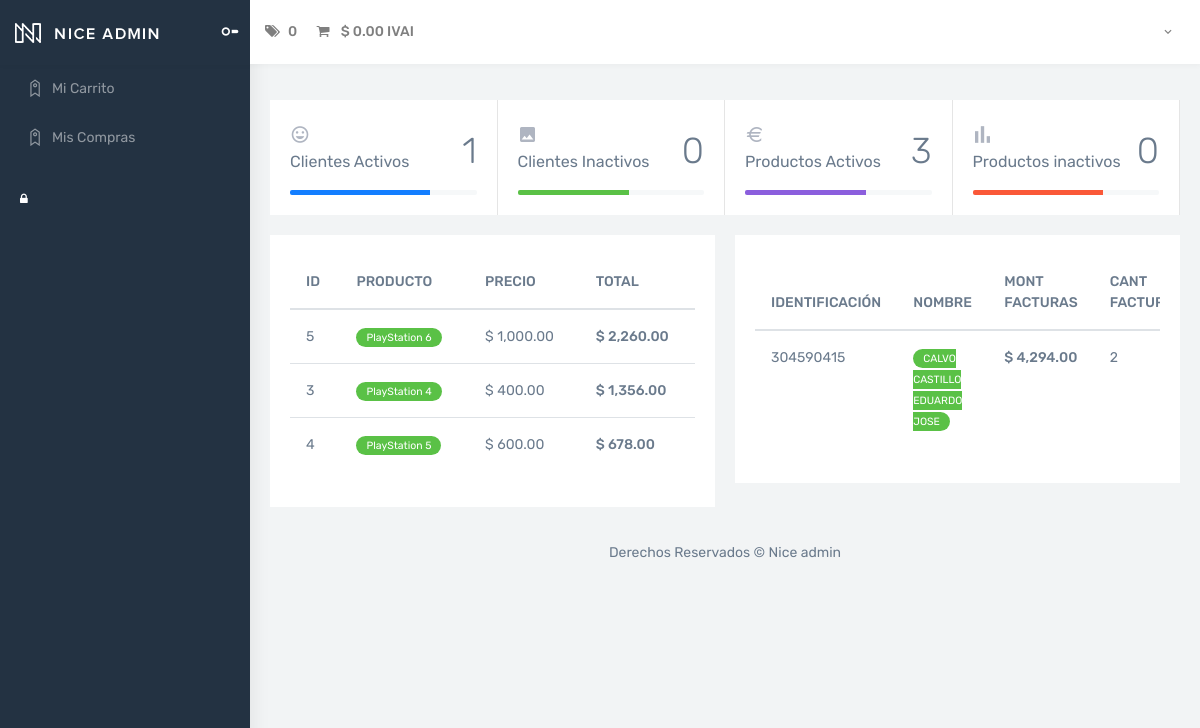
The app's page /Views/Administracion/dashboard.php, older data.
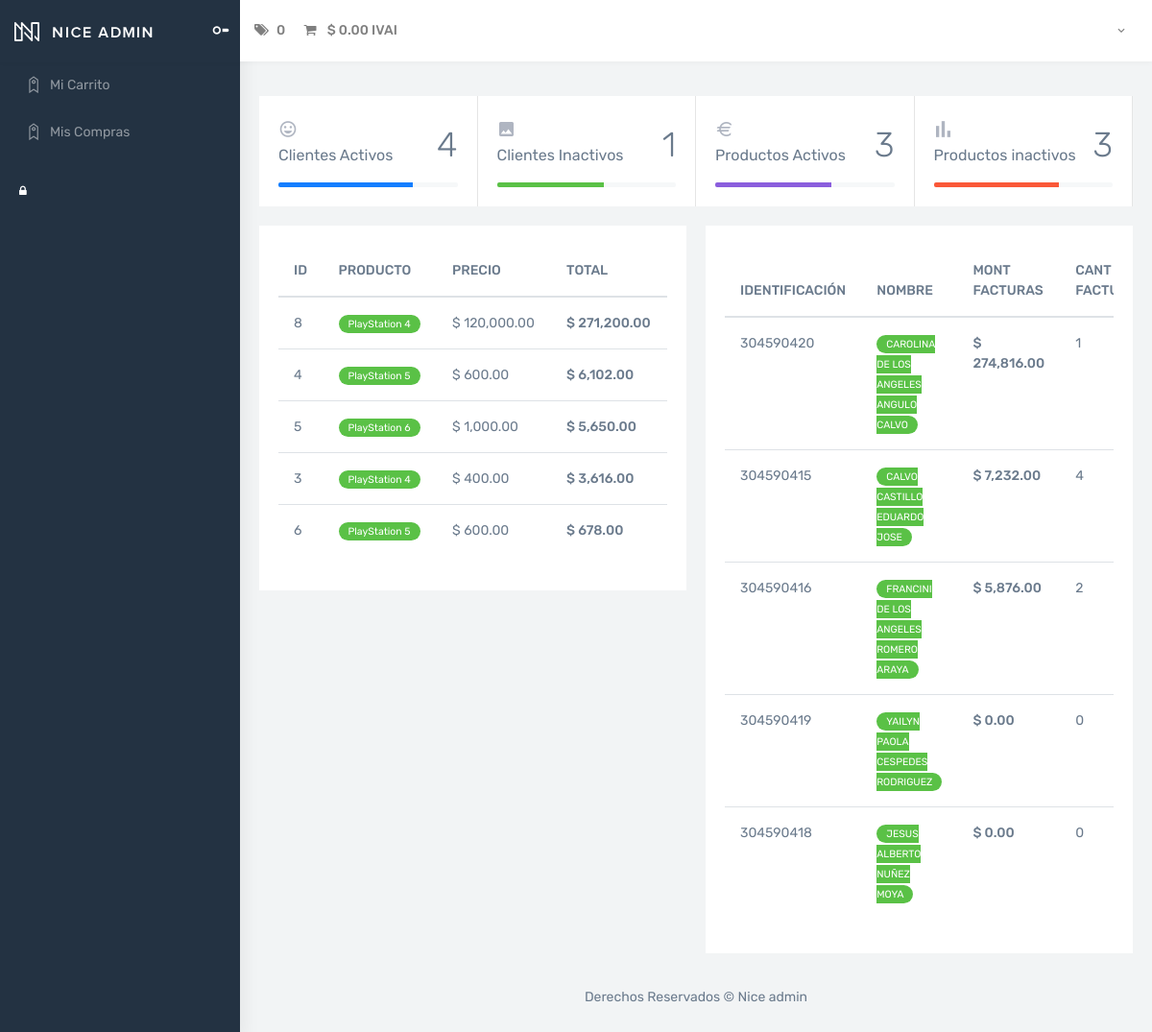
The same page, newer data.
### tables this page shows
CREATE TABLE `tproducto` (
  `IdProducto` bigint(11) NOT NULL AUTO_INCREMENT,
  `Nombre` varchar(100) NOT NULL,
  `Precio` decimal(10,2) NOT NULL,
  `Descripcion` varchar(1000) NOT NULL,
  `Cantidad` int(11) NOT NULL,
  `Estado` bit(1) NOT NULL,
  `Imagen` varchar(255) NOT NULL,
  PRIMARY KEY (`IdProducto`)
);

CREATE TABLE `tusuario` (
  `IdUsuario` bigint(11) NOT NULL AUTO_INCREMENT,
  `Nombre` varchar(255) NOT NULL,
  `Correo` varchar(100) NOT NULL,
  `Identificacion` varchar(20) NOT NULL,
  `Contrasenna` varchar(10) NOT NULL,
  `IdRol` int(11) NOT NULL,
  `Estado` bit(1) NOT NULL,
  PRIMARY KEY (`IdUsuario`),
  KEY `FK_tusuario_trol` (`IdRol`),
  CONSTRAINT `FK_tusuario_trol` FOREIGN KEY (`IdRol`) REFERENCES `trol` (`IdRol`)
);

### Models/carritoModel.php (called while the page is built, shortened)
<?php
    function ConsultarProductosTopModel()
    {
        try
        {
            $context = OpenDB();
            $sp = "CALL ConsultarProductosTop()";
            $respuesta = $context -> query($sp);
            return $respuesta;
        }
        catch(Exception $error)
        {
            RegistrarError($error);
            return null;
        }
    }
    function ConsultarClientesTopModel()
    {
        try
        {
            $context = OpenDB();
            $sp = "CALL ConsultarClientesTop()";
            $respuesta = $context -> query($sp);
            return $respuesta;
        }
        catch(Exception $error)
        {
            RegistrarError($error);
            return null;
        }
    }
    function ConsultarResumenTopModel()
    {
        try
        {
            $context = OpenDB();
            $sp = "CALL ConsultarResumenTop()";
            $respuesta = $context -> query($sp);
            return $respuesta;
        }
        catch(Exception $error)
        {
            RegistrarError($error);
            return null;
        }
    }
?>

### Controllers/carritoController.php (called while the page is built, shortened)
<?php
    include_once $_SERVER["DOCUMENT_ROOT"] . '/Curso/Models/carritoModel.php';
    function ConsultarProductosTop()
    {
        return ConsultarProductosTopModel();
    }
    function ConsultarClientesTop()
    {
        return ConsultarClientesTopModel();
    }
    function ConsultarResumenTop()
    {
        $respuesta = ConsultarResumenTopModel();
        return mysqli_fetch_array($respuesta);
    }
?>

### Views/Administracion/dashboard.php (the view, shortened to what the changed rows need)
<?php
    include_once $_SERVER["DOCUMENT_ROOT"] . '/Curso/Views/layoutInterno.php';
    include_once $_SERVER["DOCUMENT_ROOT"] . '/Curso/Controllers/carritoController.php';
    $resultadoProductosTop = ConsultarProductosTop();
    $resultadoClientesTop = ConsultarClientesTop();
    $resultadoResumenTop = ConsultarResumenTop();
?>
<!DOCTYPE html>
<html>
<body>
    <div id="main-wrapper">
        <div class="page-wrapper">
            <div class="container-fluid">
                <div class="card-group">
                    <div class="card">
                        <div class="card-body">
                            <div class="row">
                                <div class="col-md-12">
                                    <div class="d-flex no-block align-items-center">
                                        <div class="ml-auto">
                                            <h1 class="font-light text-right">
                                                <?php echo $resultadoResumenTop["ClientesActivos"] ?></h1>
                                        </div>
                                    </div>
                                </div>
                            </div>
                        </div>
                    </div>
                    <div class="card">
                        <div class="card-body">
                            <div class="row">
                                <div class="col-md-12">
                                    <div class="d-flex no-block align-items-center">
                                        <div class="ml-auto">
                                            <h1 class="font-light text-right">
                                                <?php echo $resultadoResumenTop["ClientesInactivos"] ?></h1>
                                        </div>
                                    </div>
                                </div>
                            </div>
                        </div>
                    </div>
                    <div class="card">
                        <div class="card-body">
                            <div class="row">
                                <div class="col-md-12">
                                    <div class="d-flex no-block align-items-center">
                                        <div class="ml-auto">
                                            <h1 class="font-light text-right">
                                                <?php echo $resultadoResumenTop["ProductosActivos"] ?></h1>
                                        </div>
                                    </div>
                                </div>
                            </div>
                        </div>
                    </div>
                    <div class="card">
                        <div class="card-body">
                            <div class="row">
                                <div class="col-md-12">
                                    <div class="d-flex no-block align-items-center">
                                        <div class="ml-auto">
                                            <h1 class="font-light text-right">
                                                <?php echo $resultadoResumenTop["ProductosInactivos"] ?></h1>
                                        </div>
                                    </div>
                                </div>
                            </div>
                        </div>
                    </div>
                </div>
                <div class="row">
                    <div class="col-lg-6 col-md-12">
                        <div class="card">
                            <div class="card-body">
                                <div class="table-responsive">
                                    <table class="table table-hover">
                                        <thead>
                                            <tr>
                                                <th class="border-top-0">ID</th>
                                                <th class="border-top-0">PRODUCTO</th>
                                                <th class="border-top-0">PRECIO</th>
                                                <th class="border-top-0">TOTAL</th>
                                            </tr>
                                        </thead>
                                        <tbody>
                                            <?php
                                                While($fila = mysqli_fetch_array($resultadoProductosTop))
                                                {
                                                    echo '<tr>';
                                                    echo '<td class="txt-oflo">' . $fila["IdProducto"] . '</td>';
                                                    echo '<td><span class="label label-success label-rounded">' . $fila["Nombre"] . '</span> </td>';
                                                    echo '<td class="txt-oflo"> $ ' . number_format($fila["Precio"],2) . '</td>';
                                                    echo '<td><span class="font-medium"> $ ' . number_format($fila["Total"],2) . '</span></td>';
                                                    echo '</tr>';
                                                }
                                            ?>
                                        </tbody>
                                    </table>
                                </div>
                            </div>
                        </div>
                    </div>
                    <div class="col-lg-6 col-md-12">
                        <div class="card">
                            <div class="card-body">
                                <div class="table-responsive">
                                    <table class="table table-hover">
                                        <thead>
                                            <tr>
                                                <th class="border-top-0">IDENTIFICACIÓN</th>
                                                <th class="border-top-0">NOMBRE</th>
                                                <th class="border-top-0">MONT FACTURAS</th>
                                                <th class="border-top-0">CANT FACTURAS</th>
                                            </tr>
                                        </thead>
                                        <tbody>
                                            <?php
                                                While($fila = mysqli_fetch_array($resultadoClientesTop))
                                                {
                                                    echo '<tr>';
                                                    echo '<td class="txt-oflo">' . $fila["Identificacion"] . '</td>';
                                                    echo '<td><span class="label label-success label-rounded">' . $fila["Nombre"] . '</span> </td>';
                                                    echo '<td class="font-medium"> $ ' . number_format($fila["Total"],2) . '</td>';
                                                    echo '<td><span>' . $fila["Cantidad"] . '</span></td>';
                                                    echo '</tr>';
                                                }
                                            ?>
                                        </tbody>
                                    </table>
                                </div>
                            </div>
                        </div>
                    </div>
                </div>
            </div>
        </div>
</body>
</html>

Row changes from the older to the newer data that the page shows:
added tproducto: IdProducto "8", Nombre "PlayStation 4", Precio "120,000.00", Total "271,200.00"
changed tproducto id 4: Total "678.00" → "6,102.00"; moves up the list
changed tproducto "PlayStation 6": Total "2,260.00" → "5,650.00"
changed tproducto id 3: Total "1,356.00" → "3,616.00"
added tproducto: IdProducto "6", Nombre "PlayStation 5", Precio "600.00", Total "678.00"
added tusuario: Identificacion "304590420", Nombre "CAROLINA DE LOS ANGELES ANGULO CALVO", Total "274,816.00", Cantidad "1"
computed for tusuario "CALVO CASTILLO EDUARDO JOSE": Total "4,294.00" → "7,232.00"; Cantidad "2" → "4"
added tusuario: Identificacion "304590416", Nombre "FRANCINI DE LOS ANGELES ROMERO ARAYA", Total "5,876.00", Cantidad "2"
added tusuario: Identificacion "304590419", Nombre "YAILYN PAOLA CESPEDES RODRIGUEZ", Total "0.00", Cantidad "0"
added tusuario: Identificacion "304590418", Nombre "JESUS ALBERTO NUÑEZ MOYA", Total "0.00", Cantidad "0"
Text that changed along with them:
$resultadoResumenTop["ClientesActivos"]: "1" → "4"
$resultadoResumenTop["ClientesInactivos"]: "0" → "1"
$resultadoResumenTop["ProductosInactivos"]: "0" → "3"
